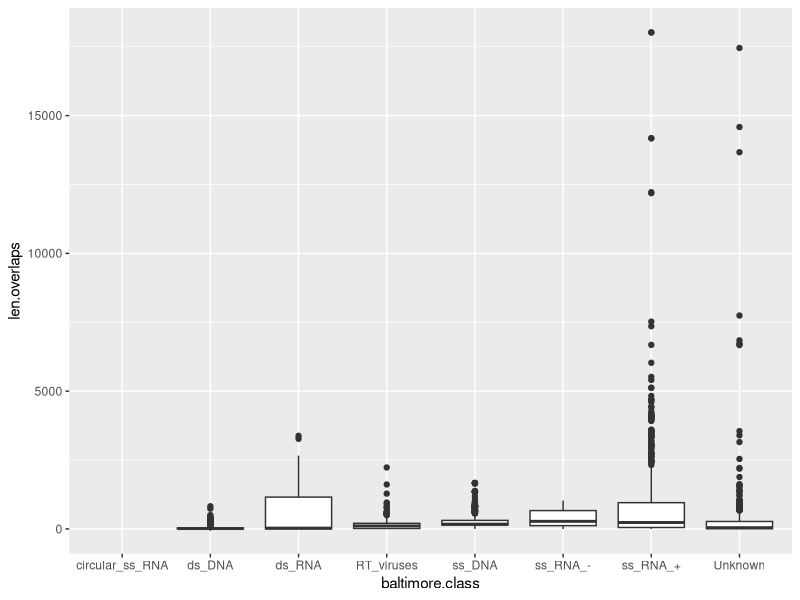
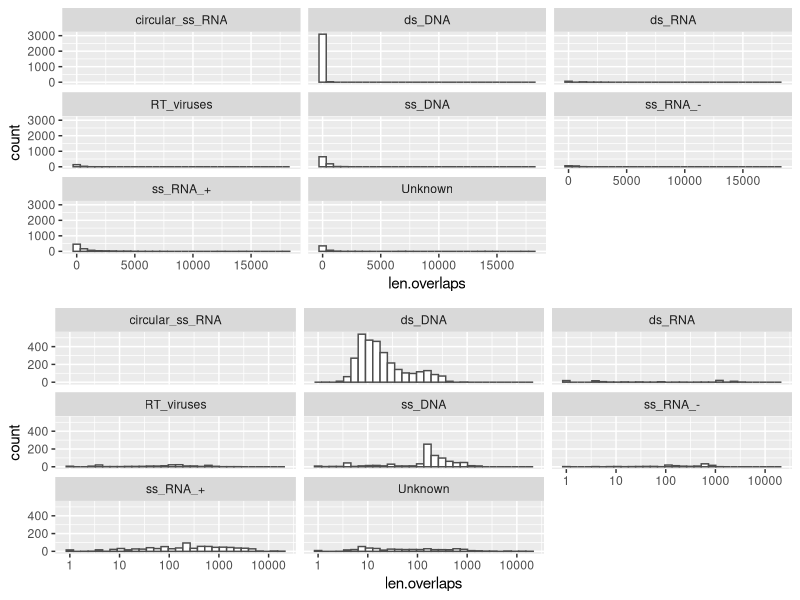
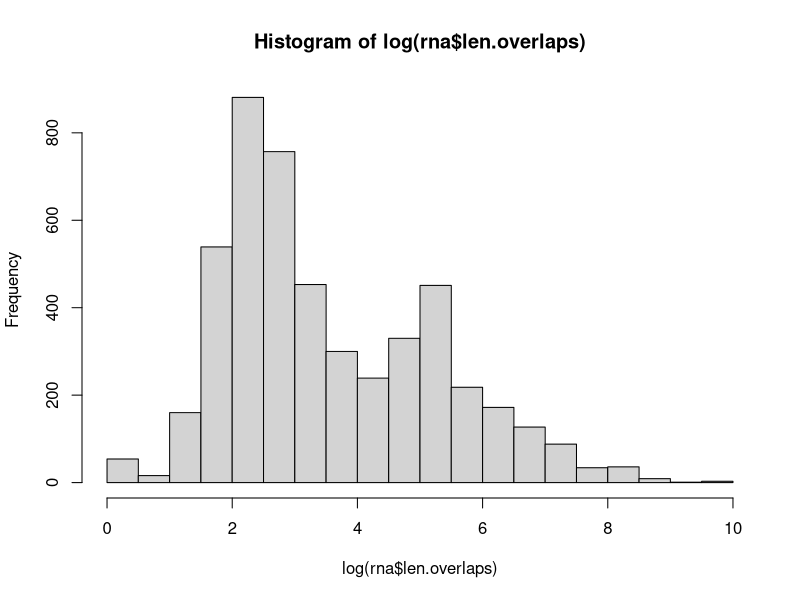
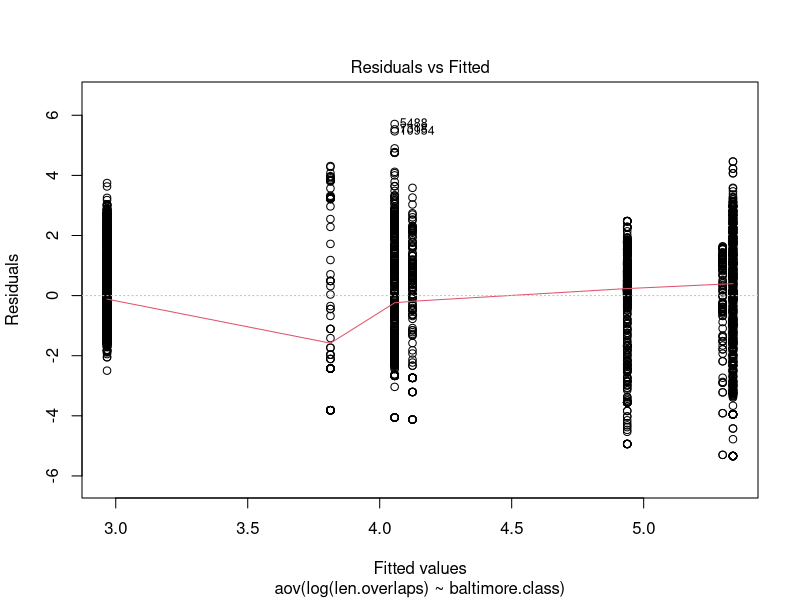
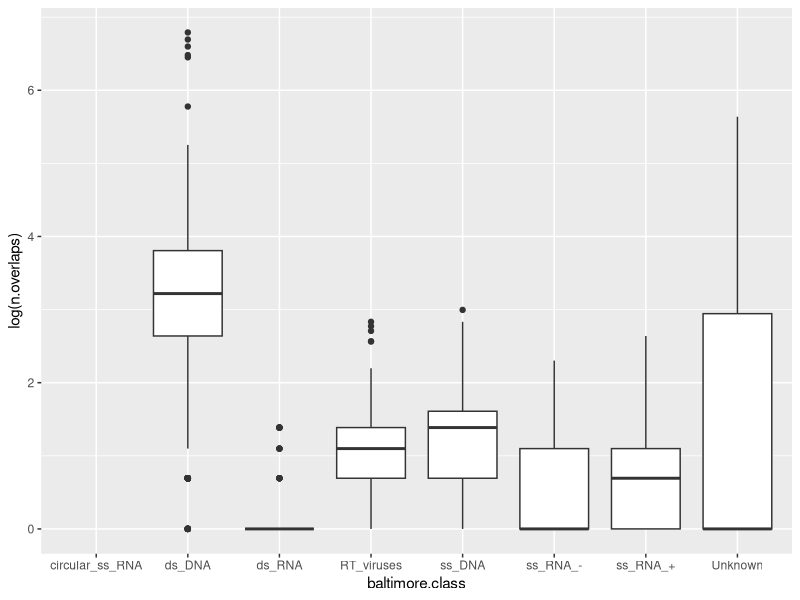
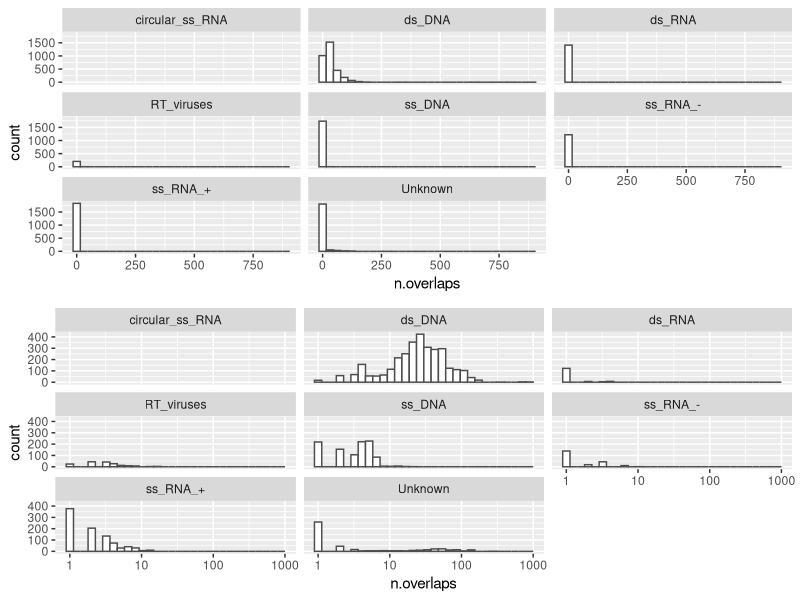

These figures' R source, in order: (Note: this script raises an error after producing the figures.)
setwd('~/Projects/ovrf-review/data/Baltimore')
virus <- read.csv('species_file_baltimore2.csv')

library(ggplot2)
library(gridExtra)
library(dplyr)

# OVERLAP LENGTH 
tapply(virus$len.overlaps, virus$baltimore.class, summary)

# Boxplot
ggplot(virus, aes(baltimore.class, len.overlaps)) + geom_boxplot()

# Histograms
p1 <- ggplot(virus, aes(len.overlaps)) + 
  geom_histogram(fill = "white", color = "grey30") +
  facet_wrap(~ baltimore.class)

p2 <- ggplot(virus, aes(len.overlaps)) + 
  geom_histogram(fill = "white", color = "grey30") +
  facet_wrap(~ baltimore.class) +
  scale_x_log10()

grid.arrange(p1, p2, nrow=2)

rna<- subset(virus, xor(baltimore.class == "ds_DNA", baltimore.class == "ss_RNA_-"))

rna<- subset(virus, xor(Molecule.type == "DNA", Molecule.type == "RNA"))

wilcox.test(len.overlaps ~ Molecule.type, data = rna)


dna<- subset(virus, Molecule.type == "DNA")
rna_hist <- hist(log(rna$len.overlaps))

# ANOVA of overlap length between baltimore classes
sum <- aggregate(virus$len.overlaps, by=virus["baltimore.class"], FUN=summary, na.rm = T)
res.aov <- aov(log(len.overlaps) ~ baltimore.class, data = virus) 
summary(res.aov) # Is significant
TukeyHSD(res.aov)
plot(res.aov, 1) # Outliers possibly affecting normality and homogenity if variance

# Grapping dsDNA info
dsdna<- subset(virus, baltimore.class == "ds_DNA")
test <-grepl("Caudovirales", dsdna$Taxonomy) #Which are Bacteriophages
table(test)

#Long overlaps
subset(virus, len.overlaps > 5000)


# NUMBER OF OVERLAPS
tapply(virus$n.overlaps, virus$baltimore.class, summary)
tapply(virus$n.overlaps, virus$baltimore.class, sum, na.rm = T)

library(ggpubr)
ggplot(virus, aes(baltimore.class, log(n.overlaps))) + geom_boxplot()

p1 <- ggplot(virus, aes(n.overlaps)) + 
  geom_histogram(fill = "white", color = "grey30") +
  facet_wrap(~ baltimore.class)

p2 <- ggplot(virus, aes(n.overlaps)) + 
  geom_histogram(fill = "white", color = "grey30") +
  facet_wrap(~ baltimore.class) +
  scale_x_log10()

grid.arrange(p1, p2, nrow=2)

sum <- aggregate(virus$n.overlaps, by=virus["baltimore.class"], FUN=summary, na.rm = T)

kruskal.test(log(n.overlaps) ~ baltimore.class, data=virus) # There is a significant difference between groups

sum2 <- aggregate(virus$n.overlaps, by=virus["baltimore.class"], FUN=summary, na.rm = T)
pairwise.wilcox.test(virus$n.overlaps, virus$baltimore.class, p.adjust.method = "BH")


# Summary by group
group_by(virus, baltimore.class) %>%
  summarise(
    count = n(), 
    mean = mean(n.overlaps, na.rm= T),
    sd = sd(n.overlaps, na.rm = T),
    median = median(n.overlaps, na.rm = T),
    IQR=IQR(n.overlaps, na.rm = T)
  )


#Subsetting interesting viruses
long<-subset(virus, n.overlaps == 0 & Number.of.proteins > 500 )

long<-subset(virus, n.overlaps > 500 & Number.of.proteins > 500 )

